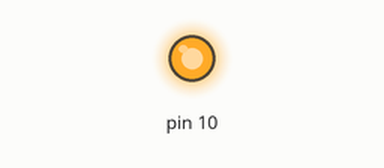
Recording of a sketch running on a simulated Arduino Uno, built with avr-gcc and run on an emulated ATmega328P. Parts: output pins drawn as LEDs (lit = HIGH). What the sketch prints to the serial monitor is not drawn.

Above: at 0.1 s.
Timing chart, 0 to 1.6 s (numbered marks = the images above):
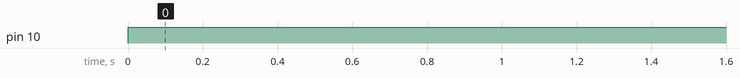

The sketch:

SPI_Master_code.ino
```cpp
// SPI master code
#include <SPI.h>

void setup() {
  Serial.begin(115200);
  Serial.println("\nSPI Master");
  SPI.begin();
}

void loop() {
  float pi = 3.14159;
  uint8_t *ptr = (uint8_t *)&pi;    //cast the address of a float into a pointer of byte

  SPI.beginTransaction(SPISettings(4000000, MSBFIRST, SPI_MODE0));
  digitalWrite(SS, LOW);
  for (int i=0; i<sizeof(pi); i++) {
    SPI.transfer(*ptr);    // send the pi byte by byte
    Serial.print(*ptr);    // for debugging, print out each byte
    Serial.print(", ");
    *ptr++;
  }
  digitalWrite(SS, HIGH);
  SPI.endTransaction();

  Serial.println();
  delay(5000);
}
```

Measured:
- by itself, pin 10: LOW → HIGH at 0.00 s
